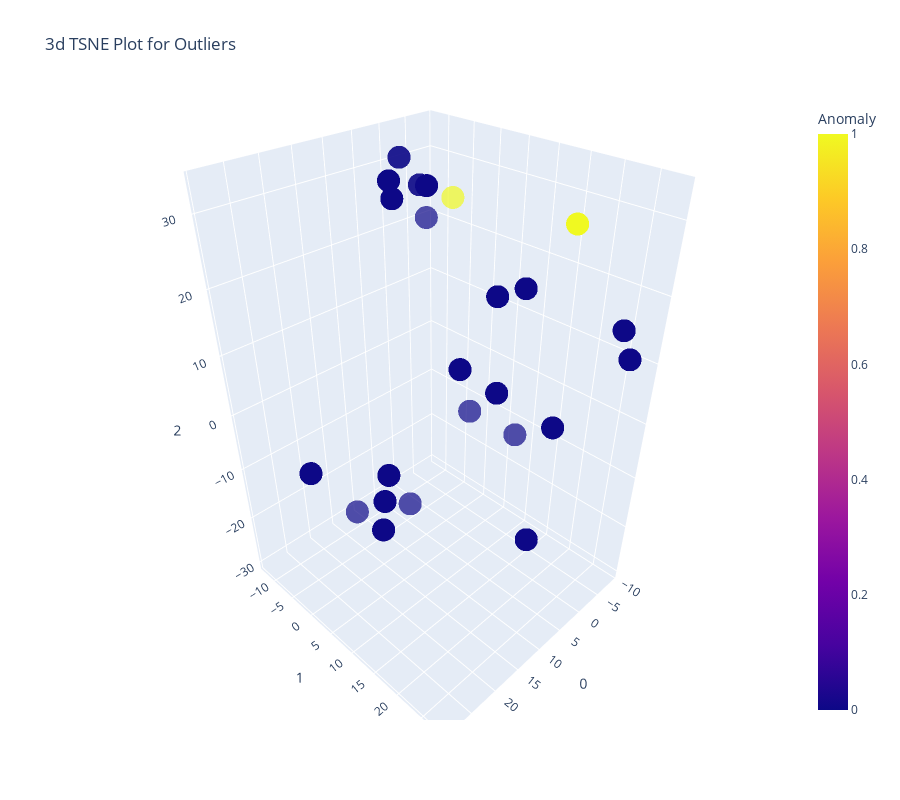

Notebook cell for this chart:
### Code cell
import pandas as pd
from dateutil.relativedelta import relativedelta
from pycaret.anomaly import *
from pycaret import *

# Load the dataset

dataset_path = "E:/Dataset/Computer Emergency Response Team (CERT) r6.2/r6.2/r6.2/New folder/combine/email_logon_device_http_user_merged_data.csv"
df = pd.read_csv(dataset_path)

# Initialize the PyCaret setup for anomaly detection
anomaly_setup = setup(df, session_id=1)

### Figure 1 — Plotly figure (JSON) as saved in the notebook; plotly's stock layout.template omitted (floating-point values rounded to 4 significant figures; data arrays with more than 128 entries replaced by an {"elided": "..."} marker saying what was removed)
{"data": [{"customdata": {"elided": "4000x1 str values"}, "hovertemplate": "0=%{x}<br>1=%{y}<br>2=%{z}<br>Feature=%{customdata[0]}<br>Anomaly=%{marker.color}<extra></extra>", "legendgroup": "", "marker": {"color": {"elided": "4000 int values"}, "coloraxis": "coloraxis", "opacity": 0.7, "symbol": "circle"}, "mode": "markers", "name": "", "scene": "scene", "showlegend": false, "type": "scatter3d", "x": {"elided": "4000 float values"}, "y": {"elided": "4000 float values"}, "z": {"elided": "4000 float values"}}], "layout": {"coloraxis": {"colorbar": {"title": {"text": "Anomaly"}}, "colorscale": [[0, "#0d0887"], [0.1111, "#46039f"], [0.2222, "#7201a8"], [0.3333, "#9c179e"], [0.4444, "#bd3786"], [0.5556, "#d8576b"], [0.6667, "#ed7953"], [0.7778, "#fb9f3a"], [0.8889, "#fdca26"], [1, "#f0f921"]]}, "height": 800, "legend": {"tracegroupgap": 0}, "scene": {"domain": {"x": [0, 1], "y": [0, 1]}, "xaxis": {"title": {"text": "0"}}, "yaxis": {"title": {"text": "1"}}, "zaxis": {"title": {"text": "2"}}}, "title": {"text": "3d TSNE Plot for Outliers"}, "width": 900}}
